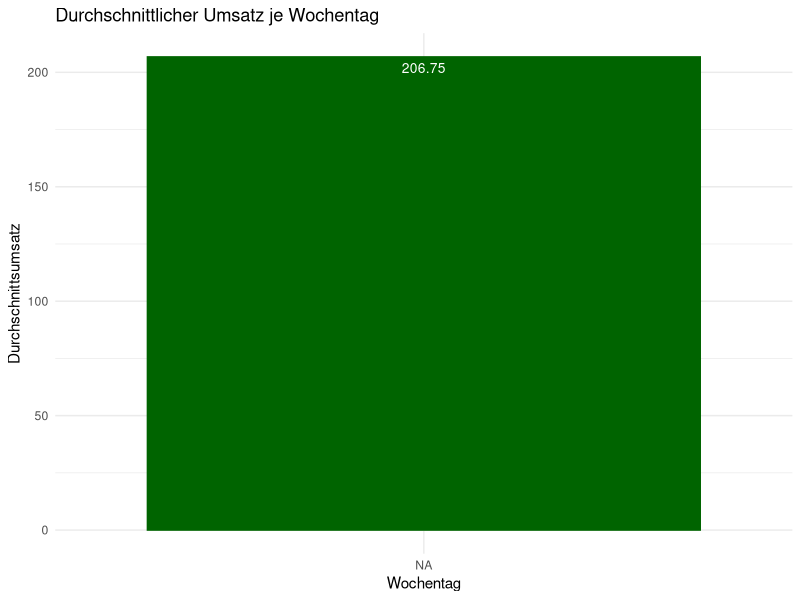
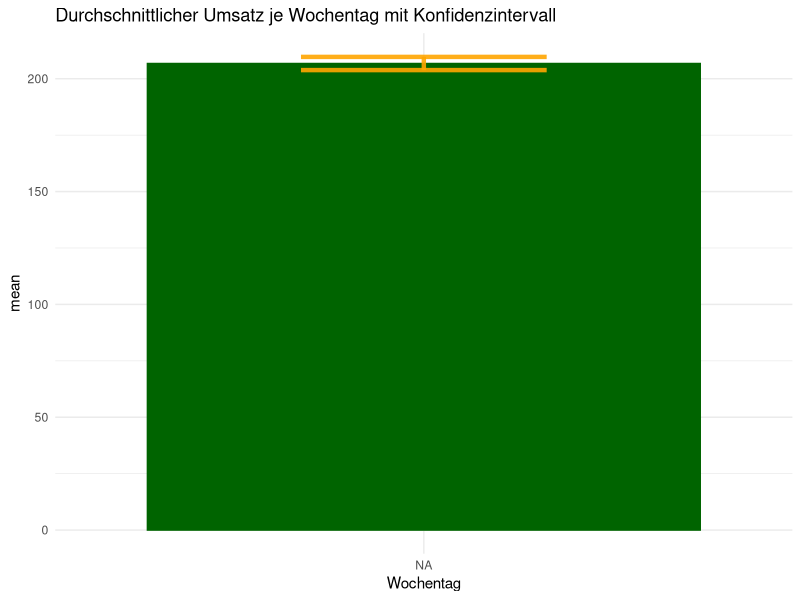
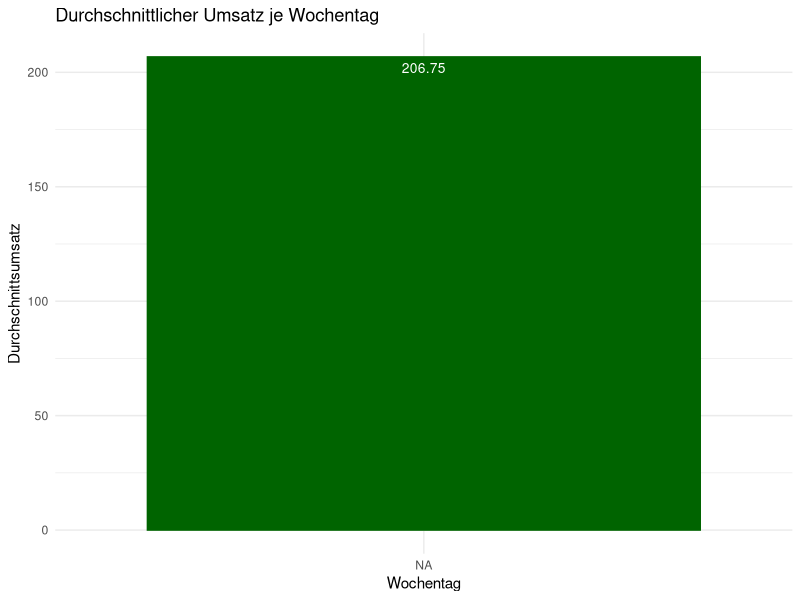
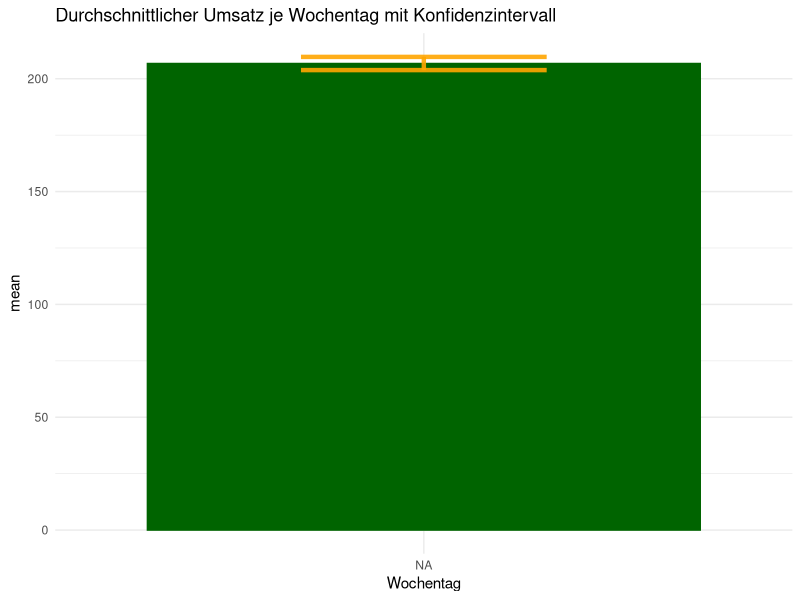

Reproduce these figures in R, in order. (Note: this script raises an error after producing the figures.)
## ---- chunk 1
# import libraries
library(readr)
library(lubridate)
library(ggplot2)
library(dplyr)
## ---- chunk 2
# load data
data <- read_csv("../0_DataPreparation/data.csv")
head(data)
tail(data)
## ---- chunk 3
# check for missing values
missing_values <- sapply(data, function(x) sum(is.na(x)))
print(missing_values)
## ---- chunk 4
# check type of date
class(data$Datum)

# Datum is a character/string and needs to be changed to date
data$Datum <- as.Date(data$Datum, format ="%Y-%m-%d")

# Creating a new variable for weekday (Wochentag)
data$Wochentag <- weekdays(data$Datum)
head(data)

# Categorize Wochentage with as.factor to ensure the correct order of the days of the week
data$Wochentag <- factor(data$Wochentag, levels = c("Montag", "Dienstag", "Mittwoch", "Donnerstag", "Freitag", "Samstag", "Sonntag"))

# group the data by Wochentag and calculate the average sale
mean_umsatz_wochentag <- data %>%
  group_by(Wochentag) %>%
  summarise(Durchschnittsumsatz = mean(Umsatz, na.rm = TRUE))

# show grouped dataset
print(mean_umsatz_wochentag)

# create bar plot
bar_wochentag <- ggplot(mean_umsatz_wochentag) +
  aes(x=Wochentag, y=Durchschnittsumsatz) +
  geom_bar(stat="identity", color="darkgreen", fill="darkgreen") +
  geom_text(aes(label=round(Durchschnittsumsatz, digits = 2)), vjust=1.6, color="white", size=3.5)+
  ggtitle("Durchschnittlicher Umsatz je Wochentag") +
    theme_minimal()
bar_wochentag

# save plot as image file
ggsave("bar_wochentag.jpeg", plot = bar_wochentag)
## ---- chunk 5

# Calculate confidence interval (ic) (from r graph gallery)
  # Calculates mean, sd, se and iC
my_sum <- data %>%
  group_by(Wochentag) %>%
  summarise( 
    n=n(),
    mean=mean(Umsatz, na.rm = TRUE),
    sd=sd(Umsatz, na.rm = TRUE)
  ) %>%
  mutate( se=sd/sqrt(n))  %>%
  mutate( ic=se * qt((1-0.05)/2 + .5, n-1))
   # check
print(my_sum)

# create bar plot with error bars
bar_wochentag_errorbar <- ggplot(my_sum) +
  aes(x=Wochentag, y=mean) +
  geom_bar(stat="identity", color="darkgreen", fill="darkgreen") +
  geom_errorbar(aes(x=Wochentag, ymin=mean-ic, ymax=mean+ic), width=0.4, colour="orange", alpha=0.9, linewidth=1.5) +
  ggtitle("Durchschnittlicher Umsatz je Wochentag mit Konfidenzintervall") +
    theme_minimal()
bar_wochentag_errorbar

# save plot as image file
ggsave("bar_wochentag_errorbar.jpeg", plot = bar_wochentag_errorbar)
## ---- chunk 6
# group by Wochentag + Warengruppe and calculate average Umsatz
mean_umsatz_wochentag_warengr <- data %>%
  group_by(Warengruppe, Wochentag) %>%
  summarise(Durchschnittsumsatz = mean(Umsatz, na.rm = TRUE))

# show grouped data
print(mean_umsatz_wochentag_warengr)

# create readable labels for Warengruppe
warengruppen_liste <- c(
  "1" = "Brot",
  "2" = "Brötchen",
  "3" = "Croissant",
  "4" = "Konditorei",
  "5" = "Kuchen",
  "6" = "Saisonbrot")

# check for missing values
sum(is.na(mean_umsatz_wochentag_warengr))

# delete rows with missing values
mean_umsatz_wochentag_warengr <- mean_umsatz_wochentag_warengr[
  complete.cases(mean_umsatz_wochentag_warengr), ]

# create bar plot
bar_wochentag_warengruppe <- ggplot(mean_umsatz_wochentag_warengr) +
  aes(x=Wochentag, y=Durchschnittsumsatz) +
  geom_bar(stat="identity", color="darkgreen", fill="darkgreen") +
  geom_text(aes(label=round(Durchschnittsumsatz, digits = 1)), vjust=1.2, color="white", size=2.5)+
  ggtitle("Durchschnittlicher Umsatz pro Warengruppe je Wochentag") +
  facet_wrap(vars(Warengruppe), nrow = 3, labeller = labeller(Warengruppe = warengruppen_liste)) +
    theme_minimal()
bar_wochentag_warengruppe

# save plot as image file
ggsave("bar_wochentag_warengruppe.jpeg", plot = bar_wochentag_warengruppe)
## ---- chunk 7
# group the data by Schulferien (0 or 1) and calculate the average sale
mean_umsatz_schulferien <- data %>%
  group_by(Schulferien) %>%
  summarise(Durchschnittsumsatz = mean(Umsatz, na.rm = TRUE))

# show grouped dataset
print(mean_umsatz_schulferien)

# change values of Schulferien for better readability
mean_umsatz_schulferien$Schulferien[mean_umsatz_schulferien$Schulferien == 0] <- "Nein"
mean_umsatz_schulferien$Schulferien[mean_umsatz_schulferien$Schulferien == 1] <- "Ja"

# create bar plot
bar_schulferien <- ggplot(mean_umsatz_schulferien) +
  aes(x=Schulferien, y=Durchschnittsumsatz) +
  geom_bar(stat="identity", color="darkblue", fill="darkblue") +
  geom_text(aes(label=round(Durchschnittsumsatz, digits = 2)), vjust=1.6, color="white", size=4.5)+
  ggtitle("Durchschnittlicher Umsatz während der offiziellen Schulferien") +
    theme_minimal()
bar_schulferien

# save plot as image file
ggsave("bar_schulferien.jpeg", plot = bar_schulferien)
## ---- chunk 8
# group the data by Wochenende (0 or 1) and calculate the average sale
mean_umsatz_wochenende <- data %>%
  group_by(Wochenende) %>%
  summarise(Durchschnittsumsatz = mean(Umsatz, na.rm = TRUE))

# show grouped dataset
print(mean_umsatz_wochenende)

# change values of Wochenende for better readability
mean_umsatz_wochenende$Wochenende[mean_umsatz_wochenende$Wochenende == 0] <- "Nein"
mean_umsatz_wochenende$Wochenende[mean_umsatz_wochenende$Wochenende == 1] <- "Ja"

# create bar plot
bar_wochenende <- ggplot(mean_umsatz_wochenende) +
  aes(x=Wochenende, y=Durchschnittsumsatz) +
  geom_bar(stat="identity", color="darkred", fill="darkred") +
  geom_text(aes(label=round(Durchschnittsumsatz, digits = 2)), vjust=1.6, color="white", size=4.5)+
  ggtitle("Durchschnittlicher Umsatz am Wochenende") +
    theme_minimal()
bar_wochenende

# save plot as image file
ggsave("bar_wochenende.jpeg", plot = bar_wochenende)
